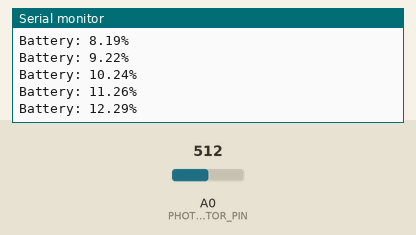
A sketch run on a simulated Arduino Uno, built with avr-gcc and run on an emulated ATmega328P. Parts: the last lines printed to the serial monitor. The test bench sets the inputs (shaded band); at power-on: A0 (PHOTORESISTOR_PIN) = 512.

Above: at 1.2 s.
1.3 s: A0 (PHOTORESISTOR_PIN) set to 716
At 1.31 s:
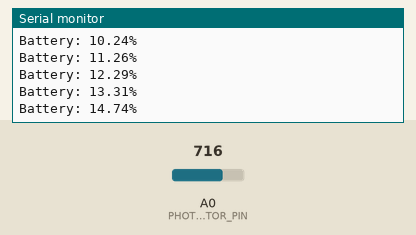
2.8 s: A0 (PHOTORESISTOR_PIN) set to 900
At 2.82 s:
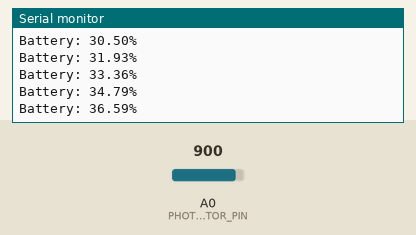
Timing chart, 0 to 5.8 s (numbered marks = the images above; inputs shaded):
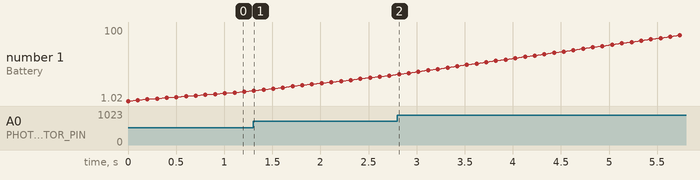

The sketch:

Day06_Battery.ino
```cpp
/* ###########################################################
   ###   30 DAYS LOST IN SPACE - INVENTR.IO                 ###
   ###   DAY 06: BATTERY - Power level monitoring           ###
   ###   Learn data types, logic, and charge accumulation   ###
   ###   Last Updated: 30-12-2024                           ###
   ########################################################### */

/* ###########################################################
   ###   1. Pin Definitions & Constants                     ###
   ########################################################### */

const byte PHOTORESISTOR_PIN = A0;
const unsigned long BATTERY_CAPACITY = 50000;

/* ###########################################################
   ###   2. Setup Function                                  ###
   ########################################################### */

void setup() {
  Serial.begin(9600);
  pinMode(PHOTORESISTOR_PIN, INPUT);
}

/* ###########################################################
   ###   3. Main Loop                                       ###
   ########################################################### */

void loop() {
  static unsigned long battery_level = 0;
  battery_level += analogRead(PHOTORESISTOR_PIN);

  // Cap at maximum capacity
  if (battery_level > BATTERY_CAPACITY) {
    battery_level = BATTERY_CAPACITY;
  }

  // Calculate and display percentage
  float percentage = ((float)battery_level / (float)BATTERY_CAPACITY) * 100;
  Serial.print("Battery: ");
  Serial.print(percentage);
  Serial.println("%");

  delay(100);
}

/* ###########################################################
   ###           END OF DAY 06 - BATTERY                    ###
   ########################################################### */
```

Measured:
- after the input at 1.3 s, the serial monitor: prints a new line at once (image 1)
- after the input at 2.8 s, the serial monitor: prints a new line at once (image 2)
- plotted number 1: 13.31 → 34.79 after the input at 1.3 s
